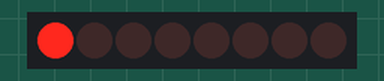
The sketch below on a simulated Arduino Uno, built with avr-gcc and run on an emulated ATmega328P. Shown: 8 shift-register outputs drawn as a row of LEDs (first output left, lit = HIGH). Wiring (inferred from the names in the program): shift register (74HC595): data pin 6; shift clock pin 5; latch pin 4. Wiring (inferred from the signals the program sends): row of LEDs: on Q0, Q1, Q2, Q3, Q4, Q5, Q6, Q7.

Above: at 0.6 s.
At 5.1 s:
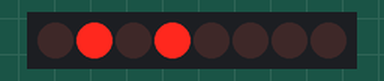
At 10.1 s:
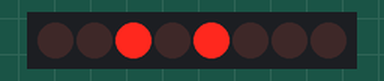
At 20.1 s:
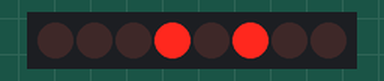
At 30.1 s:
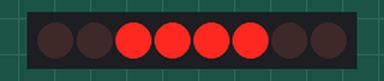
At 39.75 s:
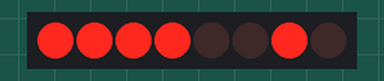
Timing chart, 0 to 40.0 s (numbered marks = the images above):
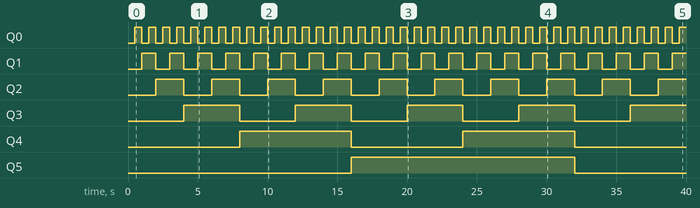

The sketch:

test595.ino
```cpp
//**************************************************************//
//  Name    : shiftOutCode, Hello World
//  Author  : Carlyn Maw,Tom Igoe, David A. Mellis
//  Date    : 25 Oct, 2006
//  Modified: 23 Mar 2010
//  Version : 2.0
//  Notes   : Code for using a 74HC595 Shift Register           //
//          : to count from 0 to 255
//****************************************************************

//Pin connected to ST_CP of 74HC595
int latchPin = 4;
//Pin connected to SH_CP of 74HC595
int clockPin = 5;
////Pin connected to DS of 74HC595
int dataPin = 6; //lowest pin number of 4 data pins


void setup() {
  //set pins to output so you can control the shift register
  pinMode(latchPin, OUTPUT);
  pinMode(clockPin, OUTPUT);
  pinMode(dataPin, OUTPUT);
}

void loop() {
  // count from 0 to 255 and display the number
  // on the LEDs
  for (int numberToDisplay = 0; numberToDisplay < 256; numberToDisplay++) {
    // take the latchPin low so
    // the LEDs don't change while you're sending in bits:
    digitalWrite(latchPin, LOW);
    // shift out the bits:
    shiftOut(dataPin, clockPin, MSBFIRST, numberToDisplay);

    //take the latch pin high so the LEDs will light up:
    digitalWrite(latchPin, HIGH);
    // pause before next value:
    delay(500);
  }
}
void shiftFourOut(uint8_t dataPin, uint8_t clockPin, uint8_t bitOrder, uint8_t val)
{
  uint8_t i;

  for (i = 0; i < 8; i++)  {
    if (bitOrder == LSBFIRST)
      digitalWrite(dataPin, !!(val & (1 << i)));
    else
      digitalWrite(dataPin, !!(val & (1 << (7 - i))));

    digitalWrite(clockPin, HIGH);
    digitalWrite(clockPin, LOW);
  }
}
```

Measured:
- by itself, Q0: alternates HIGH for 0.50 s and LOW for 0.50 s
- by itself, Q1: alternates HIGH for 1.0 s and LOW for 1.0 s
- by itself, Q2: alternates HIGH for 2.0 s and LOW for 2.0 s
- by itself, Q3: alternates HIGH for 4.0 s and LOW for 4.0 s
- by itself, Q4: alternates HIGH for 8.0 s and LOW for 8.0 s
- by itself, Q5: LOW → HIGH at 16.0 s, → LOW 16.0 s later
